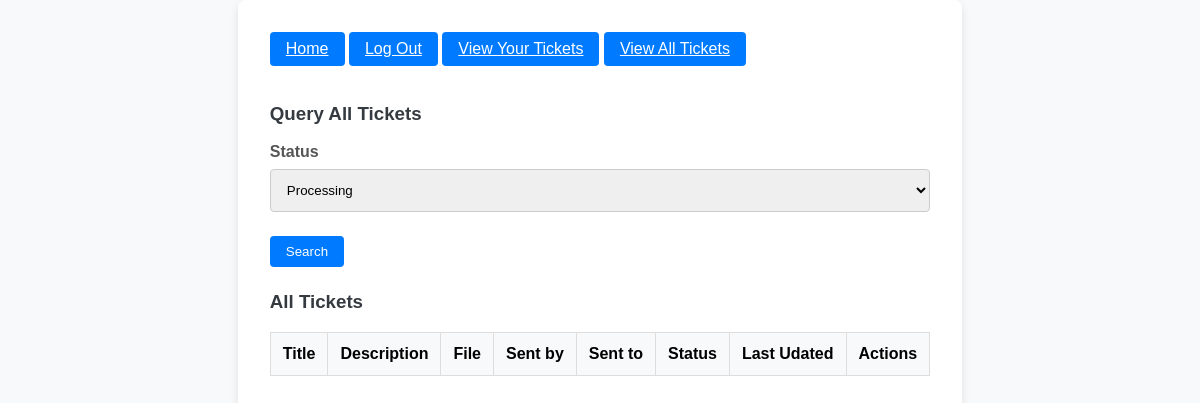
/all/2 (signed in), run on an earlier commit of the app's database.
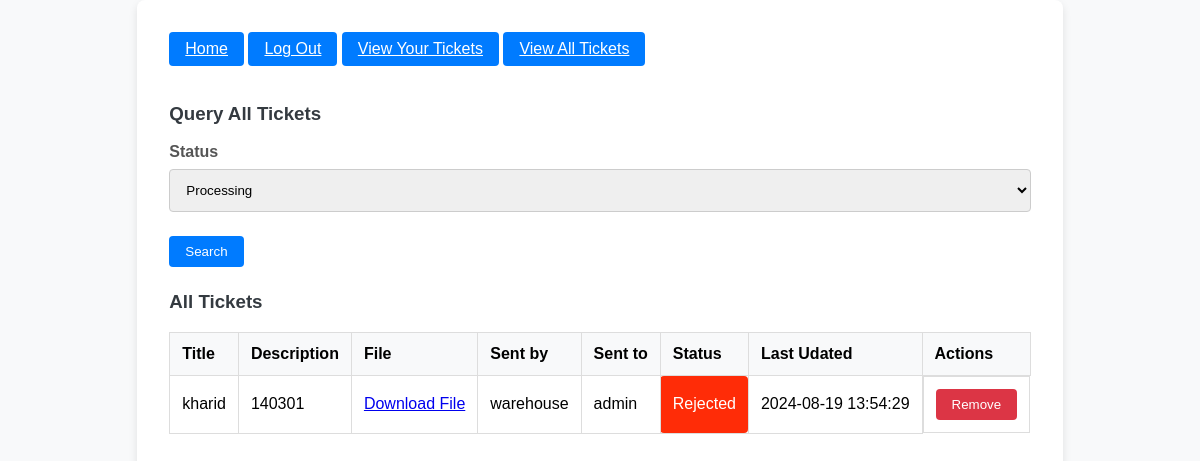
And on a later commit of the database.
### models.py (models this page shows)
class Ticket(db.Model):
    id = db.Column(db.Integer, primary_key=True)
    title = db.Column(db.String(100), nullable=False)
    description = db.Column(db.String(100), nullable=False)
    user_id = db.Column(db.Integer, db.ForeignKey('user.id', ondelete='CASCADE'), nullable=False)  # Sender
    recipient_ids = db.Column(MutableList.as_mutable(JSON), nullable=False)
    status = db.Column(db.Integer, default=0)  # -1: Rejected, 0: Not checked, 1: Checked
    file_path = db.Column(db.String(200), nullable=True)  # Add this field to store file path
    last_updated = db.Column(db.DateTime, nullable=False, default=datetime.utcnow)
    sender = db.relationship('User', foreign_keys=[user_id], backref='sent_tickets')
    recipients = db.relationship('User', secondary='ticket_recipient', backref='received_tickets')

class User(db.Model, UserMixin):
    id = db.Column(db.Integer, primary_key=True)
    username = db.Column(db.String(150), nullable=False, unique=True)
    password = db.Column(db.String(150), nullable=False)

### app.py (the view)
@app.route('/all/<int:status>', methods=['GET'])
@login_required
def all_2(status):
    form = All()
    if current_user.username != 'admin':
        flash('Unathorized user', 'danger')
        return redirect(url_for('index'))
    tickets = Ticket.query.filter(
        Ticket.status == status
    ).all()
    user_recipient_status = []
    status_map = {0: 'Processing', 2: 'Rejected', 1: 'End'}
    status_texts = [status_map[ticket.status] for ticket in tickets]
    for ticket in tickets:
        if ticket.recipient_ids and ticket.recipient_ids[-1] == current_user.id:
            user_recipient_status.append(1)
        else:
            user_recipient_status.append(None)
    recipient_usernames = {ticket.id: [User.query.get(recipient_id).username for recipient_id in ticket.recipient_ids] for ticket in tickets}
    return render_template('all.html', tickets=tickets, user_recipient_status=user_recipient_status,
                           status=status_texts, recipient_usernames=recipient_usernames, form=form)

### forms.py
class All(FlaskForm):
    status = SelectField('Status', validators=[DataRequired()])
    submit = SubmitField('Search')
    def __init__(self, *args, **kwargs):
        super(All, self).__init__(*args, **kwargs)
        self.status.choices = [(0, 'Processing'), (2, 'Rejected'), (1, 'End')]

### app.py (called while the page is built)
@login_manager.user_loader
def load_user(user_id):
    return User.query.get(int(user_id))

### templates/all.html (shortened to what this page needs)
<!DOCTYPE html>
<html lang="en">
<head>
</head>
<body>
    <div class="container">
        <nav>
            <a href="{{ url_for('index') }}" class="btn btn-primary">Home</a>
            <a href="{{ url_for('logout') }}" class="btn btn-primary">Log Out</a>
            <a href="{{ url_for('my_tickets') }}" class="btn btn-primary">View Your Tickets</a>
            {% if current_user.username == "admin"%}
                <a href="{{ url_for('all') }}" class="btn btn-primary">View All Tickets</a>
            {% endif %}
        </nav> <br>
        <h3>Query All Tickets</h3>
        <form method="POST" action="{{ url_for('all') }}">
            <div class="form-group">
                {{ form.status.label }}
                {{ form.status(class="form-control") }}
            </div>
            <div class="form-group">
                <button type="submit" class="btn btn-primary">Search</button>
            </div>
        </form>
        <h3>All Tickets</h3>
        <table class="ticket-table">
            <thead>
                <tr>
                    <th>Title</th>
                    <th>Description</th>
                    <th>File</th>
                    <th>Sent by</th>
                    <th>Sent to</th>
                    <th>Status</th>
                    <th>Last Udated</th>
                    <th>Actions</th>
                </tr>
            </thead>
            <tbody>
                {% for ticket in tickets %}
                    <tr>
                        <td>{{ ticket.title }}</td>
                        <td>{{ ticket.description }}</td>
                        <td>
                            {% if ticket.file_path %}
                                <a href="{{ url_for('uploaded_file', filename=ticket.file_path) }}">Download File</a>
                            {% endif %}
                        </td>
                        <td>{{ ticket.sender.username }}</td>
                        <td>
                            {% for recipient in recipient_usernames[ticket.id] %}
                                {{ recipient }}{% if not loop.last %}, {% endif %}
                            {% endfor %}
                        </td>
                        <td class="ticket-status {{ status[loop.index0] | lower }}">{{ status[loop.index0] }}</td>
                        <td>{{ ticket.last_updated.strftime('%Y-%m-%d %H:%M:%S') }}</td>
                        <td class="ticket-actions">
                            {% if current_user.username == "admin"%}
                                <form method="DELETE" action="{{ url_for('remove_ticket', ticket_id=ticket.id) }}" class="inline-form">
                                    <button type="submit" class="btn btn-danger">Remove</button>
                                </form>
                            {% endif %}
                        </td>
                    </tr>
                {% endfor %}
            </tbody>
        </table>
    </div>
</body>
</html>

What changed in the data, as far as the page shows it:
added Ticket: title "kharid", description "140301", sender.username "warehouse", status "Rejected", last_updated "2024-08-19 13:54:29"
now on this page (row unchanged): User: username "admin"
